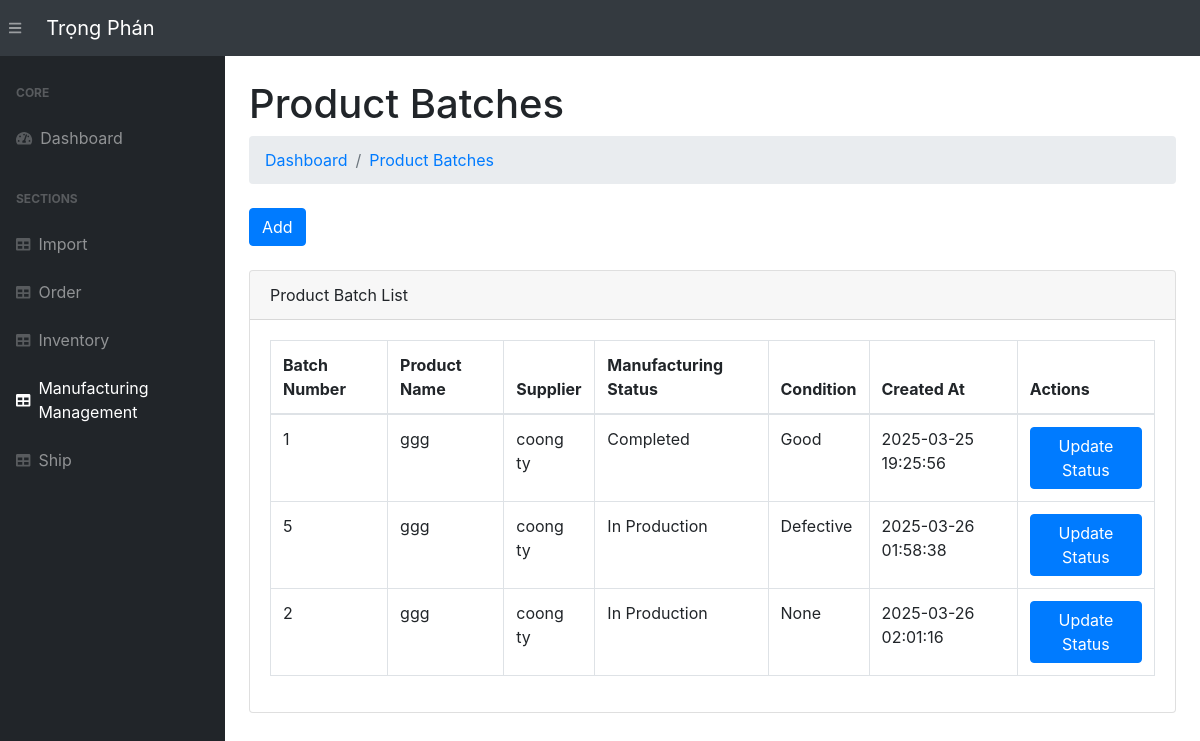
Page /view-product-batches/ on the earlier database version.
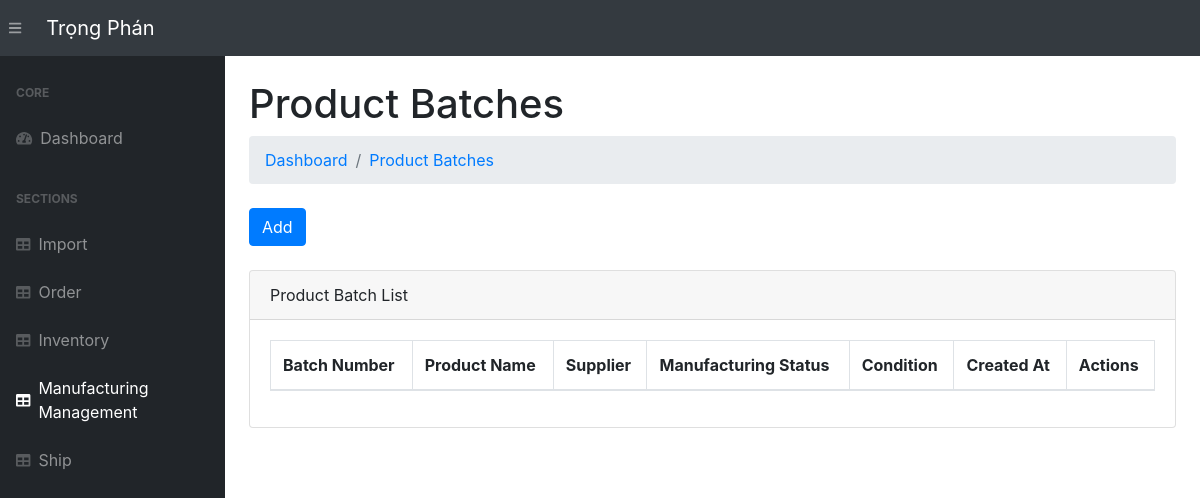
Same page on the later database version.
### app.py (models this page shows, shortened)
class ProductBatch(db.Model):
    __tablename__ = 'product_batches'
    batch_id = db.Column(db.Integer, primary_key=True)
    batch_number = db.Column(db.String(50), nullable=False)
    category = db.Column(db.String(100))
    order_detail_id = db.Column(db.Integer, db.ForeignKey('order_details.order_detail_id'))
    order_detail = db.relationship('OrderDetail', backref='product_batches')
    quantity_in_production = db.Column(db.Integer, default=0)
    quantity_completed = db.Column(db.Integer, default=0)
    quantity_ready_for_shipping = db.Column(db.Integer, default=0)
    manufacturing_status = db.Column(db.String(50), default='In Production')
    product_condition = db.Column(db.String(50), nullable=True)
    defect_reason = db.Column(db.String(255), nullable=True)
    transaction_date = db.Column(db.DateTime, default=vietnam_now)

class OrderDetail(db.Model):
    __tablename__ = 'order_details'
    order_detail_id = db.Column(db.Integer, primary_key=True)
    order_id = db.Column(db.Integer, db.ForeignKey('orders.order_id'))
    product_name = db.Column(db.String(100))
    product_price = db.Column(db.Float)
    quantity = db.Column(db.Integer)
    import_id = db.Column(db.Integer, db.ForeignKey('imports.import_id'))  # Import relation
    import_record = db.relationship('Import', backref='order_details', lazy=True)

class Import(db.Model):
    __tablename__ = 'imports'
    import_id = db.Column(db.Integer, primary_key=True)
    material_name = db.Column(db.String(255), nullable=False)
    material_description = db.Column(db.String(255))
    quantity_in_stock = db.Column(db.Integer, default=0)
    reorder_level = db.Column(db.Integer, default=10)
    sup_name = db.Column(db.String(255), nullable=False)
    sup_contact_info = db.Column(db.String(255), nullable=False)
    sup_address = db.Column(db.String(255), nullable=False)

### app.py (the view)
@app.route('/view-product-batches/', methods=["GET"])
def view_product_batches():
    product_batches = ProductBatch.query.all()
    return render_template('view_product_batches.html', product_batches=product_batches)

### templates/view_product_batches.html (shortened to what this page needs)
{% extends 'base.html' %}
{% block content %}
<main>
    <div class="container-fluid">
        <h1 class="mt-4">Product Batches</h1>
        <ol class="breadcrumb mb-4">
            <li class="breadcrumb-item"><a href="/">Dashboard</a></li>
            <li class="breadcrumb-item"><a href="/view-product-batches/">Product Batches</a></li>
        </ol>
        <a href="/add-product-batch/" class="btn btn-primary">Add</a>
        <br><br>
        <div class="card mb-4">
            <div class="card-header">Product Batch List</div>
            <div class="card-body">
                <table class="table table-bordered" id="dataTable" width="100%" cellspacing="0">
                    <thead>
                        <tr>
                            <th>Batch Number</th>
                            <th>Product Name</th>
                            <th>Supplier</th>
                            <th>Manufacturing Status</th>
                            <th>Condition</th>
                            <th>Created At</th>
                            <th>Actions</th>
                        </tr>
                    </thead>
                    <tbody>
                        {% for batch in product_batches %}
                            <tr>
                                <td>{{ batch.batch_number }}</td>
                                <td>{{ batch.order_detail.product_name }}</td>
                                <td>{{ batch.order_detail.import_record.sup_name }}</td>
                                <td>{{ batch.manufacturing_status }}</td>
                                <td>{{ batch.product_condition }}</td>
                                <td>{{ batch.transaction_date.strftime('%Y-%m-%d %H:%M:%S') }}</td>
                                <td>
                                    <a href="{{ url_for('manufacturing_management', batch_id=batch.batch_id) }}" class="btn btn-primary">Update Status</a>
                                </td>
                            </tr>
                        {% endfor %}
                    </tbody>
                </table>
            </div>
        </div>
    </div>
</main>
{% endblock %}

Differences in the rows shown:
removed ProductBatch: batch_number "1", order_detail.product_name "ggg", order_detail.import_record.sup_name "coong ty", manufacturing_status "Completed", product_condition "Good", transaction_date "2025-03-25 19:25:56"
removed ProductBatch: batch_number "5", order_detail.product_name "ggg", order_detail.import_record.sup_name "coong ty", manufacturing_status "In Production", product_condition "Defective", transaction_date "2025-03-26 01:58:38"
removed ProductBatch: batch_number "2", order_detail.product_name "ggg", order_detail.import_record.sup_name "coong ty", manufacturing_status "In Production", product_condition "None", transaction_date "2025-03-26 02:01:16"
